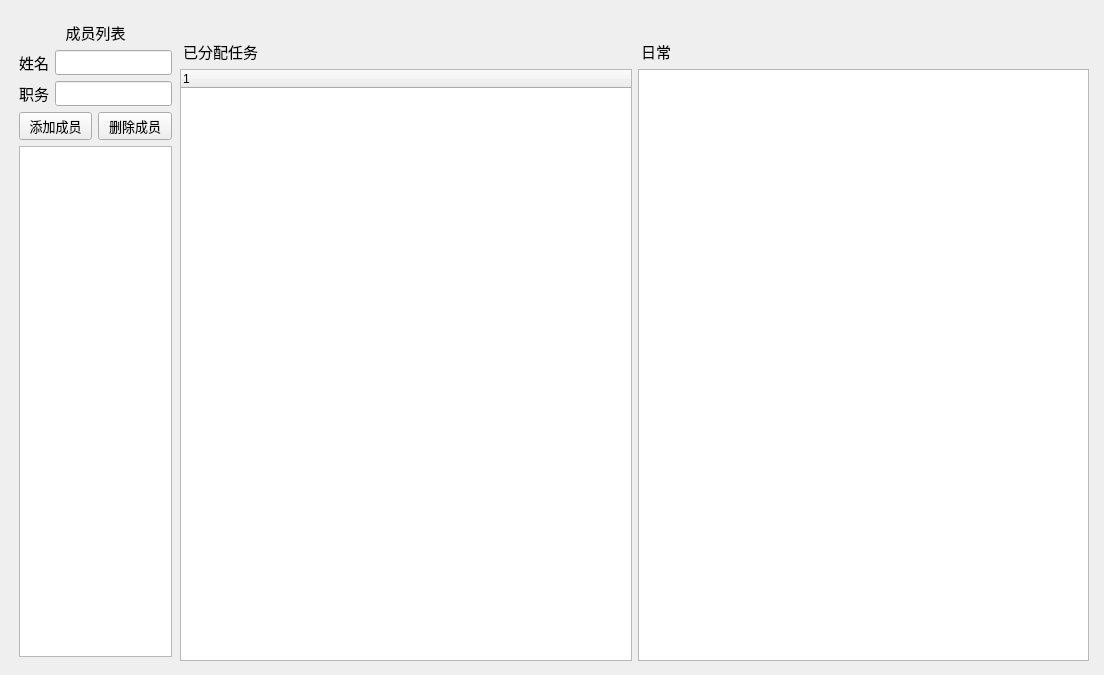
    <widget class="QWidget" name="tab">
     <attribute name="title">
      <string>成员管理</string>
     </attribute>
     <widget class="QWidget" name="layoutWidget">
      <property name="geometry">
       <rect>
        <x>14</x>
        <y>15</y>
        <width>1081</width>
        <height>651</height>
       </rect>
      </property>
      <layout class="QHBoxLayout" name="horizontalLayout_12">
       <item>
        <widget class="QFrame" name="frame_3">
         <property name="sizePolicy">
          <sizepolicy hsizetype="Preferred" vsizetype="Preferred">
           <horstretch>0</horstretch>
           <verstretch>0</verstretch>
          </sizepolicy>
         </property>
         <property name="minimumSize">
          <size>
           <width>0</width>
           <height>0</height>
          </size>
         </property>
         <property name="maximumSize">
          <size>
           <width>160</width>
           <height>16777215</height>
          </size>
         </property>
         <property name="frameShape">
          <enum>QFrame::NoFrame</enum>
         </property>
         <property name="frameShadow">
          <enum>QFrame::Sunken</enum>
         </property>
         <widget class="QWidget" name="layoutWidget">
          <property name="geometry">
           <rect>
            <x>5</x>
            <y>6</y>
            <width>153</width>
            <height>636</height>
           </rect>
          </property>
          <layout class="QVBoxLayout" name="verticalLayout_3">
           <item>
            <widget class="QLabel" name="label_9">
             <property name="font">
              <font>
               <pointsize>11</pointsize>
              </font>
             </property>
             <property name="text">
              <string>成员列表</string>
             </property>
             <property name="alignment">
              <set>Qt::AlignCenter</set>
             </property>
            </widget>
           </item>
           <item>
            <layout class="QHBoxLayout" name="horizontalLayout_7">
             <item>
              <widget class="QLabel" name="label_17">
               <property name="font">
                <font>
                 <pointsize>11</pointsize>
                </font>
               </property>
               <property name="text">
                <string>姓名</string>
               </property>
              </widget>
             </item>
             <item>
              <widget class="QLineEdit" name="member_name_line">
               <property name="minimumSize">
                <size>
                 <width>100</width>
                 <height>25</height>
                </size>
               </property>
              </widget>
             </item>
            </layout>
           </item>
           <item>
            <layout class="QHBoxLayout" name="horizontalLayout_17">
             <item>
              <widget class="QLabel" name="label_18">
               <property name="font">
                <font>
                 <pointsize>11</pointsize>
                </font>
               </property>
               <property name="text">
                <string>职务</string>
               </property>
              </widget>
             </item>
             <item>
              <widget class="QLineEdit" name="member_title_line">
               <property name="minimumSize">
                <size>
                 <width>100</width>
                 <height>25</height>
                </size>
               </property>
              </widget>
             </item>
            </layout>
           </item>
           <item>
            <layout class="QHBoxLayout" name="horizontalLayout_18">
             <item>
              <widget class="QPushButton" name="add_member_btn">
               <property name="minimumSize">
                <size>
                 <width>60</width>
                 <height>0</height>
                </size>
               </property>
               <property name="maximumSize">
                <size>
                 <width>1000</width>
                 <height>30</height>
                </size>
               </property>
               <property name="font">
                <font>
                 <pointsize>10</pointsize>
                </font>
               </property>
               <property name="text">
                <string>添加成员</string>
               </property>
               <property name="iconSize">
                <size>
                 <width>30</width>
                 <height>30</height>
                </size>
               </property>
              </widget>
             </item>
             <item>
              <widget class="QPushButton" name="delete_member_btn">
               <property name="minimumSize">
                <size>
                 <width>60</width>
                 <height>0</height>
                </size>
               </property>
               <property name="maximumSize">
                <size>
                 <width>1000</width>
                 <height>30</height>
                </size>
               </property>
               <property name="font">
                <font>
                 <pointsize>10</pointsize>
                </font>
               </property>
               <property name="text">
                <string>删除成员</string>
               </property>
               <property name="iconSize">
                <size>
                 <width>30</width>
                 <height>30</height>
                </size>
               </property>
              </widget>
             </item>
            </layout>
           </item>
           <item>
            <widget class="QListWidget" name="member_list"/>
           </item>
          </layout>
         </widget>
        </widget>
       </item>
       <item>
        <widget class="QFrame" name="frame">
         <property name="frameShape">
          <enum>QFrame::NoFrame</enum>
         </property>
         <property name="frameShadow">
          <enum>QFrame::Sunken</enum>
         </property>
         <widget class="QWidget" name="layoutWidget">
          <property name="geometry">
           <rect>
            <x>0</x>
            <y>5</y>
            <width>909</width>
            <height>641</height>
           </rect>
          </property>
          <layout class="QVBoxLayout" name="verticalLayout_8">
           <item>
            <layout class="QVBoxLayout" name="verticalLayout_6">
             <item>
              <layout class="QHBoxLayout" name="horizontalLayout_10">
               <item>
                <widget class="QLabel" name="label_11">
                 <property name="minimumSize">
                  <size>
                   <width>350</width>
                   <height>0</height>
                  </size>
                 </property>
                 <property name="text">
                  <string/>
                 </property>
                </widget>
               </item>
              </layout>
             </item>
            </layout>
           </item>
           <item>
            <layout class="QHBoxLayout" name="horizontalLayout_11">
             <item>
              <layout class="QVBoxLayout" name="verticalLayout_5">
               <item>
                <widget class="QLabel" name="label">
                 <property name="maximumSize">
                  <size>
                   <width>80</width>
                   <height>16777215</height>
                  </size>
                 </property>
                 <property name="font">
                  <font>
                   <pointsize>11</pointsize>
                  </font>
                 </property>
                 <property name="frameShape">
                  <enum>QFrame::NoFrame</enum>
                 </property>
                 <property name="frameShadow">
                  <enum>QFrame::Raised</enum>
                 </property>
                 <property name="text">
                  <string>已分配任务</string>
                 </property>
                 <property name="textFormat">
                  <enum>Qt::AutoText</enum>
                 </property>
                 <property name="alignment">
                  <set>Qt::AlignLeading|Qt::AlignLeft|Qt::AlignVCenter</set>
                 </property>
                 <property name="wordWrap">
                  <bool>false</bool>
                 </property>
                 <property name="margin">
                  <number>0</number>
                 </property>
                 <property name="indent">
                  <number>3</number>
                 </property>
                 <property name="openExternalLinks">
                  <bool>false</bool>
                 </property>
                </widget>
               </item>
               <item>
                <widget class="QTreeWidget" name="assigned_task">
                 <column>
                  <property name="text">
                   <string notr="true">1</string>
                  </property>
                 </column>
                </widget>
               </item>
              </layout>
             </item>
             <item>
              <layout class="QVBoxLayout" name="verticalLayout_7">
               <item>
                <widget class="QLabel" name="label_12">
                 <property name="font">
                  <font>
                   <pointsize>11</pointsize>
                  </font>
                 </property>
                 <property name="text">
                  <string>日常</string>
                 </property>
                 <property name="indent">
                  <number>3</number>
                 </property>
                </widget>
               </item>
               <item>
                <widget class="QTextEdit" name="task_desc"/>
               </item>
              </layout>
             </item>
            </layout>
           </item>
          </layout>
         </widget>
        </widget>
       </item>
      </layout>
     </widget>
    </widget>
